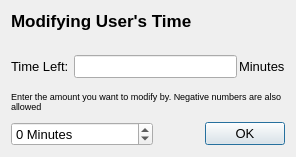
<?xml version="1.0" encoding="UTF-8"?>
<ui version="4.0">
 <class>Dialog</class>
 <widget class="QDialog" name="Dialog">
  <property name="geometry">
   <rect>
    <x>0</x>
    <y>0</y>
    <width>296</width>
    <height>157</height>
   </rect>
  </property>
  <property name="font">
   <font>
    <pointsize>10</pointsize>
   </font>
  </property>
  <property name="windowTitle">
   <string>Modify Time</string>
  </property>
  <layout class="QGridLayout" name="gridLayout" columnstretch="1,0,0">
   <item row="2" column="0" colspan="3">
    <widget class="QLabel" name="label">
     <property name="font">
      <font>
       <pointsize>7</pointsize>
      </font>
     </property>
     <property name="autoFillBackground">
      <bool>false</bool>
     </property>
     <property name="text">
      <string>Enter the amount you want to modify by. Negative numbers are also allowed</string>
     </property>
     <property name="textFormat">
      <enum>Qt::AutoText</enum>
     </property>
     <property name="scaledContents">
      <bool>false</bool>
     </property>
     <property name="wordWrap">
      <bool>true</bool>
     </property>
     <property name="margin">
      <number>0</number>
     </property>
    </widget>
   </item>
   <item row="5" column="0">
    <widget class="QSpinBox" name="timeSpinBox">
     <property name="font">
      <font>
       <pointsize>10</pointsize>
      </font>
     </property>
     <property name="inputMethodHints">
      <set>Qt::ImhDigitsOnly|Qt::ImhTime</set>
     </property>
     <property name="suffix">
      <string> Minutes</string>
     </property>
     <property name="minimum">
      <number>-86400</number>
     </property>
     <property name="maximum">
      <number>86400</number>
     </property>
    </widget>
   </item>
   <item row="0" column="0" colspan="3">
    <layout class="QHBoxLayout" name="horizontalLayout">
     <property name="bottomMargin">
      <number>15</number>
     </property>
     <item>
      <widget class="QLabel" name="userLabel">
       <property name="font">
        <font>
         <pointsize>13</pointsize>
         <weight>75</weight>
         <bold>true</bold>
        </font>
       </property>
       <property name="text">
        <string>Modifying User's Time</string>
       </property>
      </widget>
     </item>
    </layout>
   </item>
   <item row="5" column="2">
    <widget class="QDialogButtonBox" name="buttonBox">
     <property name="font">
      <font>
       <pointsize>10</pointsize>
      </font>
     </property>
     <property name="orientation">
      <enum>Qt::Horizontal</enum>
     </property>
     <property name="standardButtons">
      <set>QDialogButtonBox::Ok</set>
     </property>
    </widget>
   </item>
   <item row="5" column="1">
    <spacer name="horizontalSpacer">
     <property name="orientation">
      <enum>Qt::Horizontal</enum>
     </property>
     <property name="sizeHint" stdset="0">
      <size>
       <width>40</width>
       <height>20</height>
      </size>
     </property>
    </spacer>
   </item>
   <item row="1" column="0" colspan="3">
    <layout class="QHBoxLayout" name="horizontalLayout_2">
     <property name="spacing">
      <number>2</number>
     </property>
     <item>
      <widget class="QLabel" name="label_2">
       <property name="text">
        <string>Time Left: </string>
       </property>
      </widget>
     </item>
     <item>
      <widget class="QLineEdit" name="timeLineEdit">
       <property name="inputMethodHints">
        <set>Qt::ImhNone</set>
       </property>
       <property name="text">
        <string/>
       </property>
      </widget>
     </item>
     <item>
      <widget class="QLabel" name="label_3">
       <property name="text">
        <string>Minutes</string>
       </property>
      </widget>
     </item>
    </layout>
   </item>
  </layout>
 </widget>
 <resources/>
 <connections>
  <connection>
   <sender>buttonBox</sender>
   <signal>accepted()</signal>
   <receiver>Dialog</receiver>
   <slot>accept()</slot>
   <hints>
    <hint type="sourcelabel">
     <x>248</x>
     <y>254</y>
    </hint>
    <hint type="destinationlabel">
     <x>157</x>
     <y>274</y>
    </hint>
   </hints>
  </connection>
  <connection>
   <sender>buttonBox</sender>
   <signal>rejected()</signal>
   <receiver>Dialog</receiver>
   <slot>reject()</slot>
   <hints>
    <hint type="sourcelabel">
     <x>316</x>
     <y>260</y>
    </hint>
    <hint type="destinationlabel">
     <x>286</x>
     <y>274</y>
    </hint>
   </hints>
  </connection>
 </connections>
</ui>
